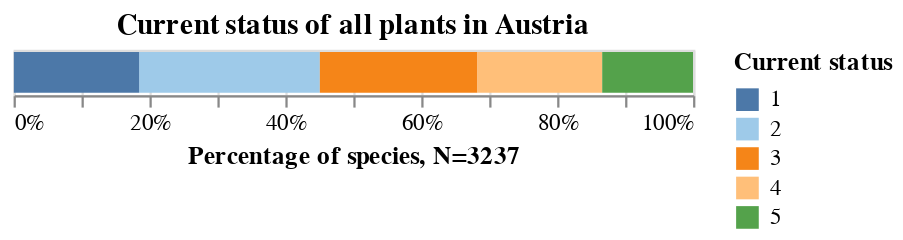

Here is the notebook cell this chart was saved with:
### Code cell
category = "A"
title = 'Current status of all plants in Austria'

plot_bar(red_list_aut_df, category, sort_order, title, x_title, legend_title)

### Figure 1 — Vega-Lite specification as saved in the notebook (floating-point values rounded to 4 significant figures)
{"config": {"view": {"continuousWidth": 300, "continuousHeight": 300}}, "data": {"name": "data-a36d0a1962f55bf441d55fbc285d40d5"}, "mark": {"type": "bar", "tooltip": true}, "encoding": {"color": {"field": "A", "legend": {"title": "Current status"}, "scale": {"scheme": "tableau20"}, "sort": ["0", "1", "2", "3", "4", "5", "dd"], "type": "ordinal"}, "order": {"field": "color_A_sort_index", "type": "ordinal"}, "x": {"field": "len", "stack": "normalize", "title": "Percentage of species, N=3237", "type": "quantitative"}}, "params": [{"name": "param_6", "select": {"type": "interval", "encodings": ["x", "y"]}, "bind": "scales"}], "title": "Current status of all plants in Austria", "$schema": "https://vega.github.io/schema/vega-lite/v5.20.1.json", "datasets": {"data-a36d0a1962f55bf441d55fbc285d40d5": [{"A": "2", "len": 861}, {"A": "3", "len": 751}, {"A": "1", "len": 598}, {"A": "4", "len": 594}, {"A": "5", "len": 433}]}}
